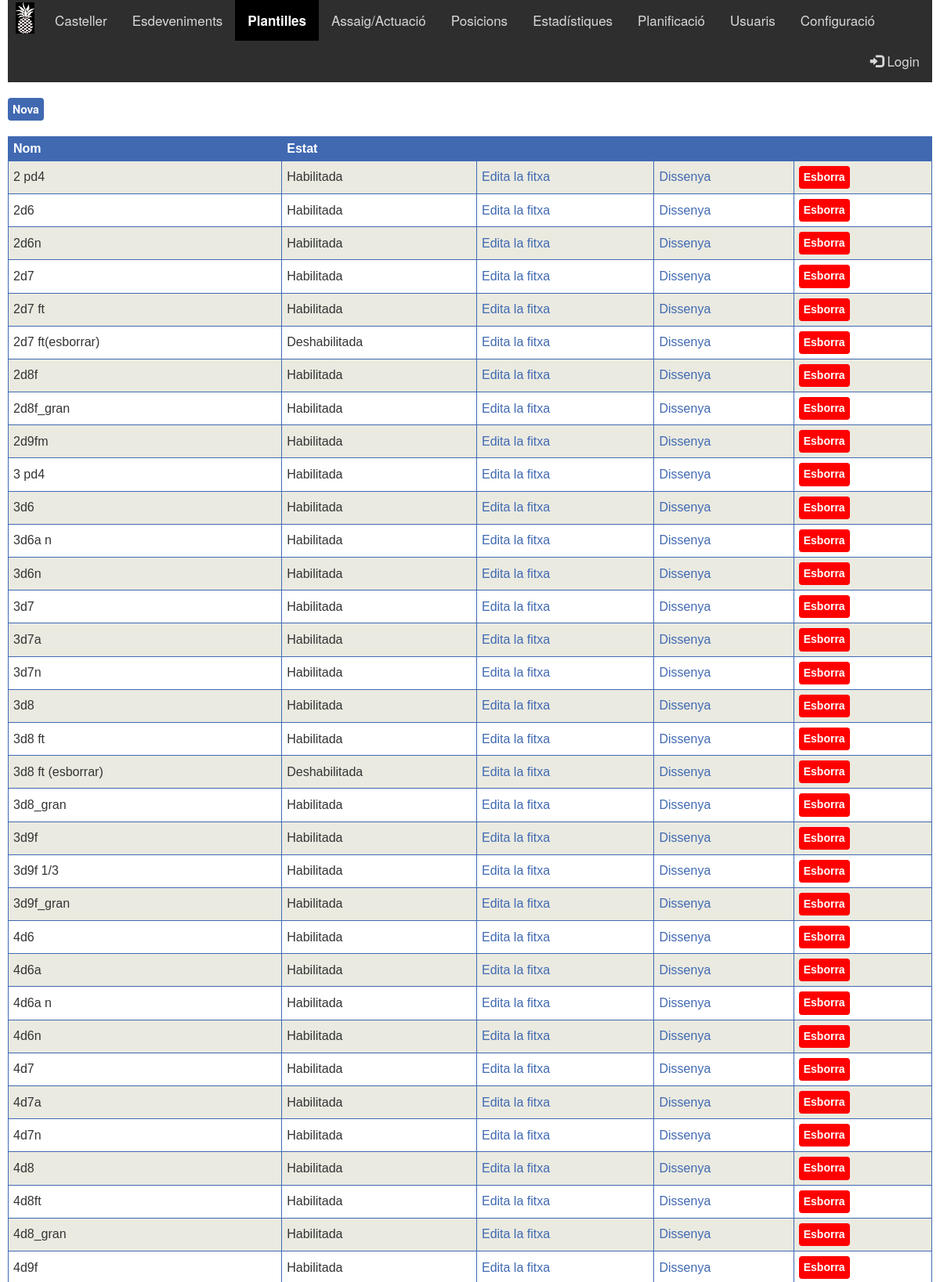
Screenshot of /Plantilla.php (signed in, upper part) with the database file from the repository.
### tables this page shows
CREATE TABLE `PLANTILLA` (
  `Plantilla_ID` int(11) NOT NULL,
  `Nom` varchar(20) NOT NULL,
  `Estat` int(11) NOT NULL,
  `W` int(11) NOT NULL DEFAULT '1000',
  `H` int(11) NOT NULL DEFAULT '700',
  `Pestanya_1` varchar(50) NOT NULL,
  `Pestanya_2` varchar(50) NOT NULL,
  `Pestanya_3` varchar(50) NOT NULL,
  `Pestanya_4` varchar(50) NOT NULL
);

### Plantilla.php (the view, shortened to what this page needs)
<html>
<head>
</head>
<?php include "$_SERVER[DOCUMENT_ROOT]/pinyator/Style.php";?>
<body class="popup">
	<?php $menu=3; include "$_SERVER[DOCUMENT_ROOT]/pinyator/Menu.php";?>
 <a href="Plantilla_Fitxa.php" class="boto">Nova</a> <br><br>
	<table class="llistes">
	  <tr class="llistes">
		<th class="llistes">Nom</th>
		<th class="llistes">Estat</th>
		<th class="llistes"></th>
		<th class="llistes"></th>
		<th class="llistes"></th>
	  </tr>
	<?php
		include "$_SERVER[DOCUMENT_ROOT]/pinyator/Connexio.php";
		$sql="SELECT PLANTILLA_ID, NOM, ESTAT
		FROM PLANTILLA
		ORDER BY NOM";
		$result = mysqli_query($conn, $sql);
		if (mysqli_num_rows($result) > 0)
		{
			while($row = mysqli_fetch_assoc($result))
			{
				$estat="Deshabilitada";
				if($row["ESTAT"] == 1)
				{
					$estat="Habilitada";
				}
				echo "<tr class='llistes'>
				<td class='llistes'>".$row["NOM"]."</td>
				<td class='llistes'>".$estat."</td>
				<td class='llistes'><a href='Plantilla_Fitxa.php?id=".$row["PLANTILLA_ID"]."&nom=".$row["NOM"]."'>Edita la fitxa</a></td>
				<td class='llistes'><a href='Plantilla_Disseny.php?id=".$row["PLANTILLA_ID"]."&nom=".$row["NOM"]."'>Dissenya</a></td>
				<td class='llistes'><button class='boto boto_remove' name='Plantilla_Desa.php?id=".$row["PLANTILLA_ID"]."&a=1' onClick='ShowPopup(this)'>Esborra</button></td>
				</tr>";
			}
		}
		else if (mysqli_error($conn) != "")
		{
			echo "Error: " . $sql . "<br>" . mysqli_error($conn);
		}
	?>
   </body>
</html>

### Style_Custom.css (style rules this page uses)
table.llistes { font-family: arial, sans-serif; border-collapse: collapse; width: 100%; }
th.llistes { border: 1px solid #4069B2; text-align: left; padding: 6px; background-color: #4069B2; color: #FFF; }
td.llistes { border: 1px solid #4069B2; text-align: left; padding: 6px; }
tr.llistes:nth-child(even) { background-color: #eaeae1; }
td.llistes a { color: #4069B2; }
.boto { display: inline-block; padding: 2px 6px; font-size: 14px; line-height: 1.8; vertical-align: bottom; -webkit-appearance: none; -moz-appearance: none; appearance: none; -webkit-box-shadow: none; -moz-box-shadow: none; box-shadow: none; -webkit-border-radius: 0; -moz-border-radius: 0; border-radius: 4px; color: #FFF; background-color: #4069B2; border-color:#1D51B2; border: none; text-align: center; white-space: nowrap; vertical-align: middle; cursor: pointer; -moz-user-select: none; background-image: none; font-weight: bold; }
.boto_remove { background-color: red; }
.popup { -webkit-user-select: none; -moz-user-select: none; -ms-user-select: none; user-select: none; }

### rows the page displays
plantilla: Nom "2 pd4", Estat "Habilitada"
plantilla: Nom "2d6", Estat "Habilitada"
plantilla: Nom "2d6n", Estat "Habilitada"
plantilla: Nom "2d7", Estat "Habilitada"
plantilla: Nom "2d7 ft", Estat "Habilitada"
plantilla: Nom "2d7 ft(esborrar)", estat "Deshabilitada"
plantilla: Nom "2d8f", Estat "Habilitada"
plantilla: Nom "2d8f_gran", Estat "Habilitada"
plantilla: Nom "2d9fm", Estat "Habilitada"
plantilla: Nom "3 pd4", Estat "Habilitada"
plantilla: Nom "3d6", Estat "Habilitada"
plantilla: Nom "3d6a n", Estat "Habilitada"
plantilla: Nom "3d6n", Estat "Habilitada"
plantilla: Nom "3d7", Estat "Habilitada"
plantilla: Nom "3d7a", Estat "Habilitada"
plantilla: Nom "3d7n", Estat "Habilitada"
plantilla: Nom "3d8", Estat "Habilitada"
plantilla: Nom "3d8 ft", Estat "Habilitada"
plantilla: Nom "3d8 ft (esborrar)", estat "Deshabilitada"
plantilla: Nom "3d8_gran", Estat "Habilitada"
plantilla: Nom "3d9f", Estat "Habilitada"
plantilla: Nom "3d9f 1/3", Estat "Habilitada"
plantilla: Nom "3d9f_gran", Estat "Habilitada"
plantilla: Nom "4d6", Estat "Habilitada"
plantilla: Nom "4d6a", Estat "Habilitada"
plantilla: Nom "4d6a n", Estat "Habilitada"
plantilla: Nom "4d6n", Estat "Habilitada"
plantilla: Nom "4d7", Estat "Habilitada"
plantilla: Nom "4d7a", Estat "Habilitada"
plantilla: Nom "4d7n", Estat "Habilitada"
plantilla: Nom "4d8", Estat "Habilitada"
plantilla: Nom "4d8ft", Estat "Habilitada"
plantilla: Nom "4d8_gran", Estat "Habilitada"
plantilla: Nom "4d9f", Estat "Habilitada"
